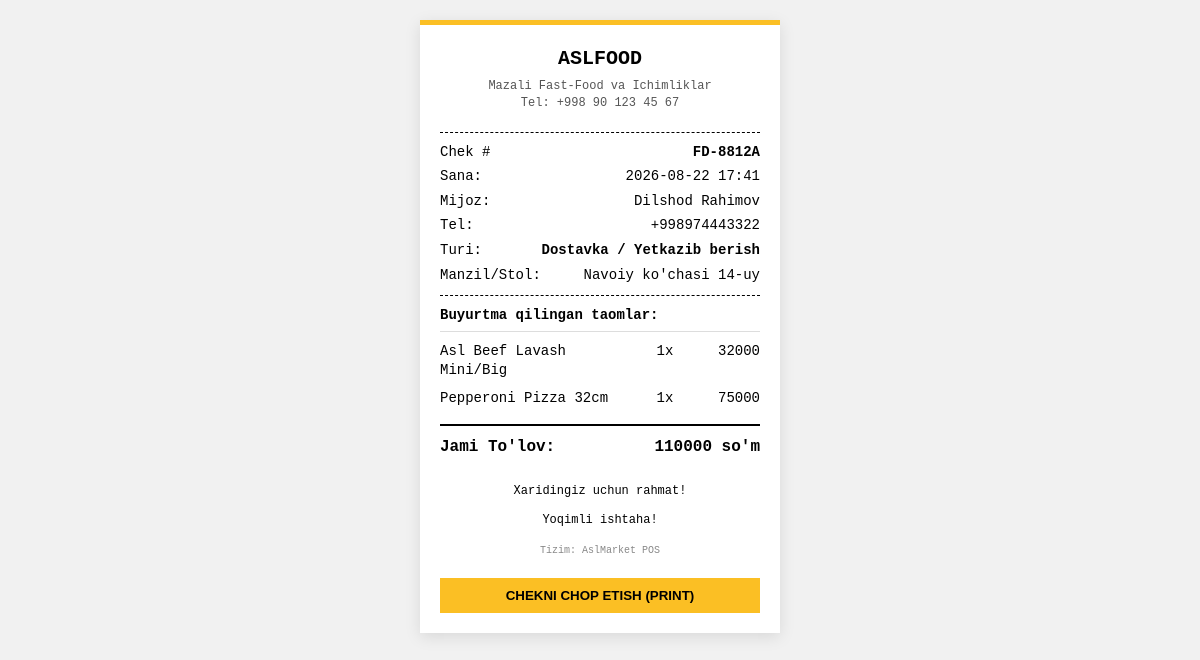
Page /aslfood/panel/receipt/1/ on the committed database.
### store/models.py (models this page shows, shortened)
class FoodOrder(models.Model):
    ORDER_STATUS = (
        ('new', 'Yangi Buyurtma 🟡'),
        ('preparing', 'Tayyorlanmoqda 🍳'),
        ('delivering', "Yo'lda / Kuryerda 🛵"),
        ('completed', 'Topshirildi ✅'),
        ('cancelled', 'Bekor qilindi 🔴'),
    )
    ORDER_TYPES = (
        ('delivery', 'Dostavka / Yetkazib berish'),
        ('pickup', 'Olib ketish / Takeaway'),
        ('table', 'Zalda / Table Order'),
    )
    order_code = models.CharField(max_length=50, unique=True, db_index=True, verbose_name="Buyurtma kodi")
    customer_name = models.CharField(max_length=150, verbose_name="Mijoz ismi")
    phone = models.CharField(max_length=30, verbose_name="Telefon raqam")
    delivery_address = models.CharField(max_length=255, blank=True, null=True, verbose_name="Dostavka manzili / Stol #")
    total_amount = models.DecimalField(max_digits=12, decimal_places=0, verbose_name="Jami summa")
    payment_method = models.CharField(max_length=20, default='naqd', verbose_name="To'lov usuli")
    order_type = models.CharField(max_length=20, choices=ORDER_TYPES, default='delivery', verbose_name="Buyurtma turi")
    status = models.CharField(max_length=20, choices=ORDER_STATUS, default='new', db_index=True, verbose_name="Buyurtma holati")
    comment = models.CharField(max_length=500, blank=True, null=True, verbose_name="Mijoz izohi")
    telegram_id = models.CharField(max_length=50, blank=True, null=True, db_index=True, verbose_name="Telegram ID")
    created_at = models.DateTimeField(default=timezone.now, verbose_name="Buyurtma vaqti")
    class Meta:
        verbose_name = "Taom Buyurtmasi"
        verbose_name_plural = "Taom Buyurtmalari"
        ordering = ['-created_at']

class FoodOrderItem(models.Model):
    order = models.ForeignKey(FoodOrder, on_delete=models.CASCADE, related_name="items")
    food_item = models.ForeignKey(FoodItem, on_delete=models.SET_NULL, null=True)
    food_name = models.CharField(max_length=200)
    quantity = models.IntegerField(default=1)
    unit_price = models.DecimalField(max_digits=12, decimal_places=0)
    @property
    def total_price(self):
        return self.quantity * self.unit_price

### store/views.py (the view)
# urls.py: path('aslfood/panel/receipt/<int:pk>/', views.aslfood_receipt_view, name='aslfood_receipt_view'),
def aslfood_receipt_view(request, pk):
    order = get_object_or_404(FoodOrder, pk=pk)
    context = {'order': order}
    return render(request, 'aslfood/receipt.html', context)

### templates/aslfood/receipt.html (shortened to what this page needs)
<!DOCTYPE html>
<html lang="uz">
<head>
</head>
<body>
<div class="receipt">
  <div class="header">
    <h1>AslFood</h1>
    <p>Mazali Fast-Food va Ichimliklar</p>
    <p>Tel: +998 90 123 45 67</p>
  </div>
  <div class="divider"></div>
  <div class="info-row">
    <span>Chek #</span>
    <strong>{{ order.order_code }}</strong>
  </div>
  <div class="info-row">
    <span>Sana:</span>
    <span>{{ order.created_at|date:"Y-m-d H:i" }}</span>
  </div>
  <div class="info-row">
    <span>Mijoz:</span>
    <span>{{ order.customer_name }}</span>
  </div>
  <div class="info-row">
    <span>Tel:</span>
    <span>{{ order.phone }}</span>
  </div>
  <div class="info-row">
    <span>Turi:</span>
    <strong>{{ order.get_order_type_display }}</strong>
  </div>
  {% if order.order_type != 'pickup' %}
  <div class="info-row">
    <span>Manzil/Stol:</span>
    <span>{{ order.delivery_address|default:"Kiritilmagan" }}</span>
  </div>
  {% endif %}
  <div class="divider"></div>
  <div style="font-weight: bold; margin-bottom: 10px; border-bottom: 1px solid #ddd; padding-bottom: 5px;">
    Buyurtma qilingan taomlar:
  </div>
  {% for item in order.items.all %}
  <div class="item-row">
    <div class="item-name">{{ item.food_name }}</div>
    <div class="item-qty">{{ item.quantity }}x</div>
    <div class="item-price">{{ item.total_price }}</div>
  </div>
  {% endfor %}
  <div class="total-row">
    <span>Jami To'lov:</span>
    <span>{{ order.total_amount }} so'm</span>
  </div>
  <div class="footer">
    <p>Xaridingiz uchun rahmat!</p>
    <p>Yoqimli ishtaha!</p>
    <p style="font-size: 10px; color: #888; margin-top: 15px;">Tizim: AslMarket POS</p>
  </div>
  <button class="print-btn" onclick="window.print()">Chekni Chop Etish (Print)</button>
</div>
</body>
</html>

### templates/aslfood/receipt.html (style rules this page uses)
body { font-family: 'Courier New', Courier, monospace; font-size: 14px; line-height: 1.4; background: #f1f1f1; color: #000; padding: 20px; margin: 0; display: flex; justify-content: center; }
.receipt { background: #fff; width: 320px; padding: 20px; box-shadow: 0 4px 15px rgba(0,0,0,0.1); border-top: 5px solid #fbbf24; }
.header { text-align: center; margin-bottom: 20px; }
.header h1 { margin: 0 0 5px 0; font-size: 20px; font-weight: 800; text-transform: uppercase; }
.header p { margin: 0; font-size: 12px; color: #555; }
.divider { border-top: 1px dashed #000; margin: 10px 0; }
.info-row { display: flex; justify-content: space-between; margin-bottom: 5px; }
.item-row { display: flex; justify-content: space-between; margin-bottom: 8px; }
.item-name { flex: 1; padding-right: 10px; }
.item-qty { width: 30px; text-align: center; }
.item-price { width: 80px; text-align: right; }
.total-row { display: flex; justify-content: space-between; font-weight: bold; font-size: 16px; margin-top: 15px; padding-top: 10px; border-top: 2px solid #000; }
.footer { text-align: center; margin-top: 25px; font-size: 12px; }
.print-btn { display: block; width: 100%; padding: 10px; background: #fbbf24; color: #000; border: none; font-weight: bold; margin-top: 20px; cursor: pointer; text-transform: uppercase; }

### rows in the picture
FoodOrder: order_code "FD-8812A", created_at "2026-08-22 17:41", customer_name "Dilshod Rahimov", phone "+998974443322", order_type "Dostavka / Yetkazib berish", delivery_address "Navoiy ko'chasi 14-uy", total_amount "110000"
FoodOrderItem: food_name "Asl Beef Lavash Mini/Big", quantity "1", total_price "32000"
FoodOrderItem: food_name "Pepperoni Pizza 32cm", quantity "1", total_price "75000"
